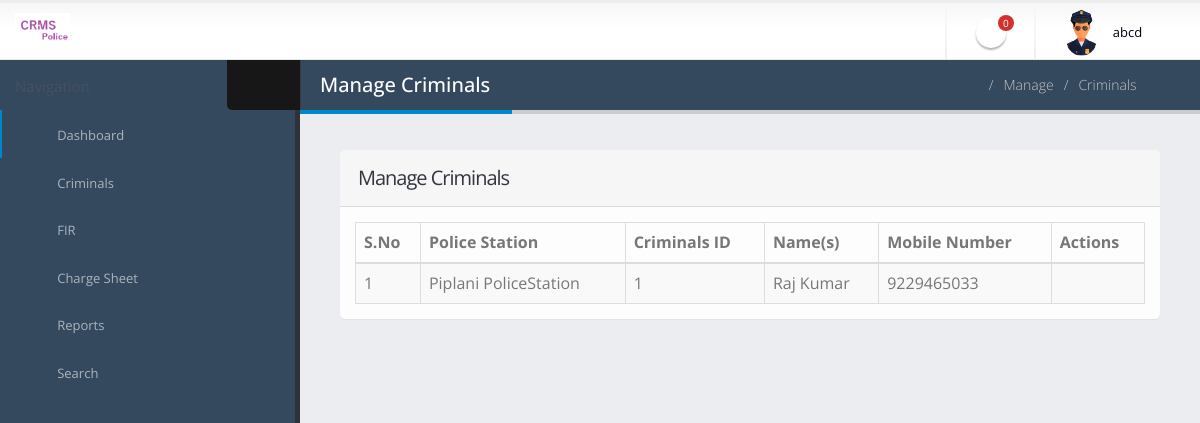
The page /manage_criminal (signed in) on the database its author committed.
### crimerecord/models.py (models this page shows, shortened)
class Criminal(models.Model):
    criminalid = models.CharField(max_length=20)
    policeid = models.ForeignKey(Police, on_delete=models.CASCADE, null=True, blank=True)
    policestationid = models.ForeignKey(PoliceStation, on_delete=models.CASCADE, null=True, blank=True)
    catname = models.ForeignKey(Category, on_delete=models.CASCADE, null=True, blank=True)
    crimedate = models.DateField()
    crimetime = models.TimeField()
    prison = models.CharField(max_length=100)
    court = models.CharField(max_length=100)
    name = models.CharField(max_length=100)
    contactno = models.CharField(max_length=15, null=True, blank=True)
    height = models.CharField(max_length=100)
    weight = models.CharField(max_length=100)
    dob = models.DateField()
    email = models.CharField(max_length=100, null=True, blank=True)
    address = models.CharField(max_length=200)
    city = models.CharField(max_length=100)
    state = models.CharField(max_length=100)
    country = models.CharField(max_length=100)
    zipcode = models.CharField(max_length=50)
    photo = models.FileField()
    recorddate = models.DateField()

class PoliceStation(models.Model):
    policestationname = models.CharField(max_length=150)
    policestationcode = models.CharField(max_length=20)
    creationdate = models.DateTimeField(auto_now_add=True)

### crimerecord/views.py (the view)
# urls.py: path('manage_criminal',manage_criminal, name='manage_criminal'),
def manage_criminal(request):
    if not request.user.is_authenticated:
        return redirect('police_login')
    userid = User.objects.get(id=request.user.id)
    policeid = Police.objects.get(user=userid)
    criminal = Criminal.objects.filter(policeid=policeid)
    newfir = Fir.objects.filter(policestationid=policeid.policestationid, status=None)
    newfircount = Fir.objects.filter(policestationid=policeid.policestationid, status=None).count()
    d = {'criminal':criminal,'newfir':newfir,'newfircount':newfircount}
    return render(request, 'manage_criminal.html', d)

### crimerecord/templates/manage_criminal.html (shortened to what this page needs)
{% load static %}
{% block body %}
<html class="fixed">
	<head>
		<link rel="stylesheet" href="{% static 'police/assets/vendor/bootstrap/css/bootstrap.css' %}" />
		<link rel="stylesheet" href="{% static 'police/assets/vendor/font-awesome/css/font-awesome.css' %}" />
		<link rel="stylesheet" href="{% static 'police/assets/vendor/magnific-popup/magnific-popup.css' %}" />
		<link rel="stylesheet" href="{% static 'police/assets/vendor/bootstrap-datepicker/css/datepicker3.css' %}" />
		<link rel="stylesheet" href="{% static 'police/assets/vendor/select2/select2.css' %}"/>
		<link rel="stylesheet" href="{% static 'police/assets/vendor/jquery-datatables-bs3/assets/css/datatables.css' %}"/>
		<link rel="stylesheet" href="{% static 'police/assets/stylesheets/theme.css' %}" />
		<link rel="stylesheet" href="{% static 'police/assets/stylesheets/skins/default.css' %}" />
		<link rel="stylesheet" href="{% static 'police/assets/stylesheets/theme-custom.css' %}">
	</head>
	<body>
		<section class="body">
			{% include 'headerpolice.html' %}
			<div class="inner-wrapper">
				{% include 'sidebarpolice.html' %}
				<section role="main" class="content-body">
					<header class="page-header">
						<h2>Manage Criminals</h2>
						<div class="right-wrapper pull-right">
							<ol class="breadcrumbs">
								<li>
									<a href="{% url 'police_home' %}">
										<i class="fa fa-home"></i>
									</a>
								</li>
								<li><span>Manage</span></li>
								<li><span>Criminals</span></li>
							</ol>
							<a class="sidebar-right-toggle" data-open="sidebar-right"><i class="fa fa-chevron-left"></i></a>
						</div>
					</header>
						<section class="panel">
							<header class="panel-heading">
								<div class="panel-actions">
									<a href="#" class="fa fa-caret-down"></a>
									<a href="#" class="fa fa-times"></a>
								</div>
								<h2 class="panel-title">Manage Criminals</h2>
							</header>
							<div class="panel-body">
								<table class="table table-bordered table-striped mb-none" id="datatable-editable">
									<thead>
										<tr>
											<th>S.No</th>
											<th>Police Station</th>
											<th>Criminals ID</th>
											<th>Name(s)</th>
											<th>Mobile Number</th>
											<th>Actions</th>
										</tr>
									</thead>
									<tbody>
										{% for i in criminal %}
										<tr>
											<td>{{forloop.counter}}</td>
											<td>{{i.policestationid.policestationname}}
											</td>
											<td>{{i.criminalid}}
											</td>
											<td>{{i.name}}</td>
											<td>
												{{i.contactno}}
											</td>
											<td>
												<a href="{% url 'edit_criminal' i.id %}"><i class="fa fa-pencil"></i></a>
												<a href="{% url 'delete_criminal' i.id %}" onclick="return confirm('Do you really want to Delete ?');" class="on-default remove-row"><i class="fa fa-trash-o"></i></a>
											</td>
										</tr>
									{% endfor %}
									</tbody>
								</table>
							</div>
						</section>
				</section>
			</div>
		</section>
	</body>
</html>
{% endblock %}

### crimerecord/templates/headerpolice.html (shortened to what this page needs)
{% load static %}
<header class="header">
                <div class="logo-container">
                    <a href="{% url 'police_home' %}" class="logo">
                        <img src="{% static 'police/assets/images/logo5.png' %}" height="35" />
                    </a>
                </div>
                <div class="header-right">
                    <span class="separator"></span>
                    <ul class="notifications">
                        <li>
                            <a href="#" class="dropdown-toggle notification-icon" data-toggle="dropdown">
                                <i class="fa fa-bell"></i>
                                <span class="badge">{{newfircount}}</span>
                            </a>
                        </li>
                    </ul>
                    <span class="separator"></span>
                    <div id="userbox" class="userbox">
                        <a href="#" data-toggle="dropdown">
                            <figure class="profile-picture">
                                <img src="{% static 'police/assets/images/police.png' %}" alt="Profile Pic" class="img-circle" data-lock-picture="{% static 'police/assets/images/police.png' %}" />
                            </figure>
                            <div class="profile-info" >
                                <span class="name">{{request.user.first_name}}</span>
                            </div>
                            <i class="fa custom-caret"></i>
                        </a>
                    </div>
                </div>
            </header>

### crimerecord/static/police/assets/stylesheets/skins/default.css (style rules this page uses)
a, .btn-link { color: #0088cc; }
.page-header h2 { border-bottom-color: #0088cc; }
.notifications .notification-menu:before, .notifications .notification-icon:before { border-bottom-color: #0088cc; }

### rows shown on the page
Criminal: policestationid.policestationname "Piplani PoliceStation", criminalid "1", name "Raj Kumar", contactno "9229465033"

### other values the page prints
{{ newfircount }} "0"
{{ request.user.first_name }} "abcd"
